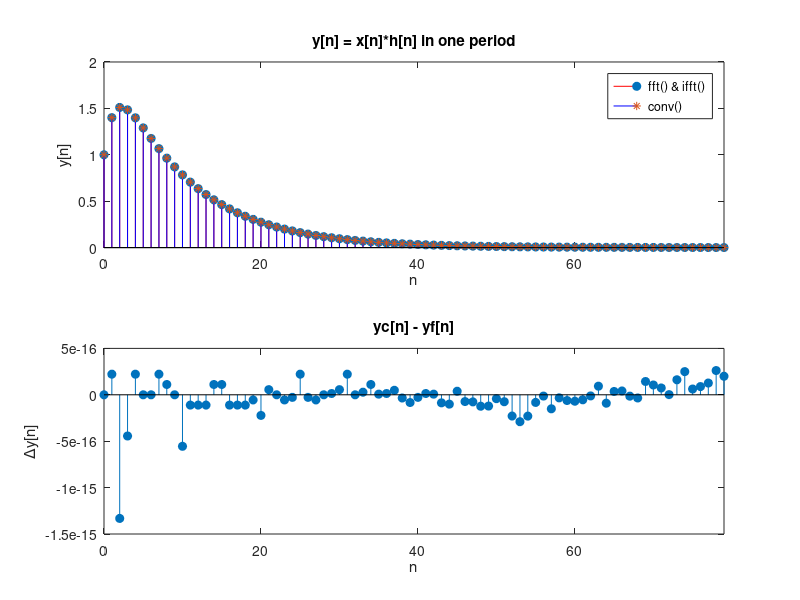

MATLAB code to generate this figure:
N = 80;
n = 0:1:N-1;
x = 0.9.^(n);
h = 0.5.^(n);
total_time = 0;

nums_run = 50;
for run = 1: nums_run
    tic;
    a = 1/N*fft(x,N);
    b = 1/N*fft(h,N);
    c = a.*b;
    y2 = N*N*ifft(c);
    total_time = total_time + toc;
end
f80f = total_time / nums_run * 1000;

y1 = conv([x x],h);
y1 = y1(81:160);

figure
subplot(2,1,1);
stem(0:79,real(y2),'filled','color','r');hold on;
stem(0:79,real(y1),'-*','color','b');
legend('fft() & ifft()','conv()');xlim([0,79]),xlabel('n'),ylabel('y[n]');
title('y[n] = x[n]*h[n] in one period');
hold off;

subplot(2,1,2);
stem(0:79,real(y1)-real(y2),"filled"),xlim([0,79]),xlabel('n'),ylabel('\Deltay[n]'),
title('yc[n] - yf[n]');